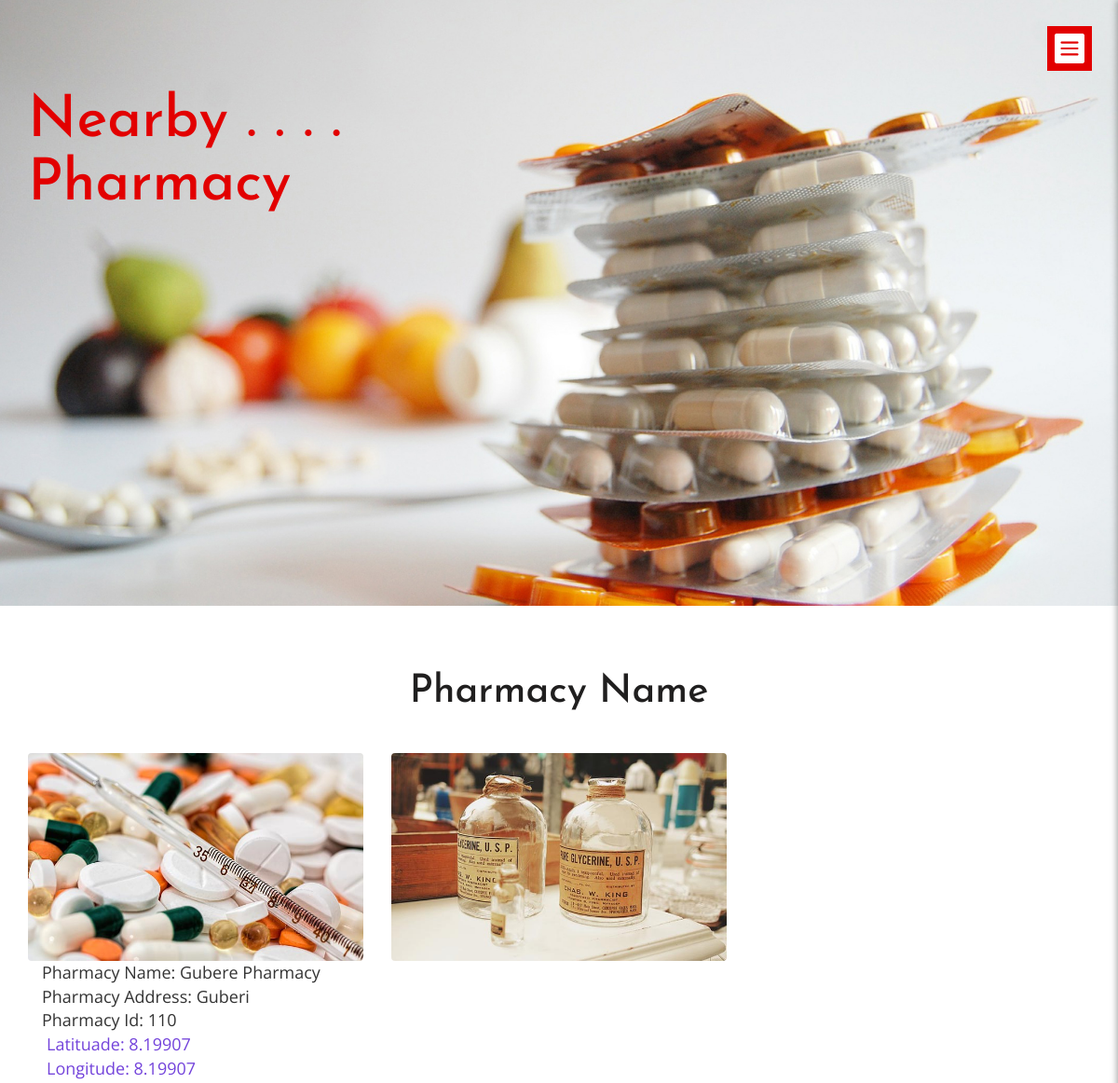
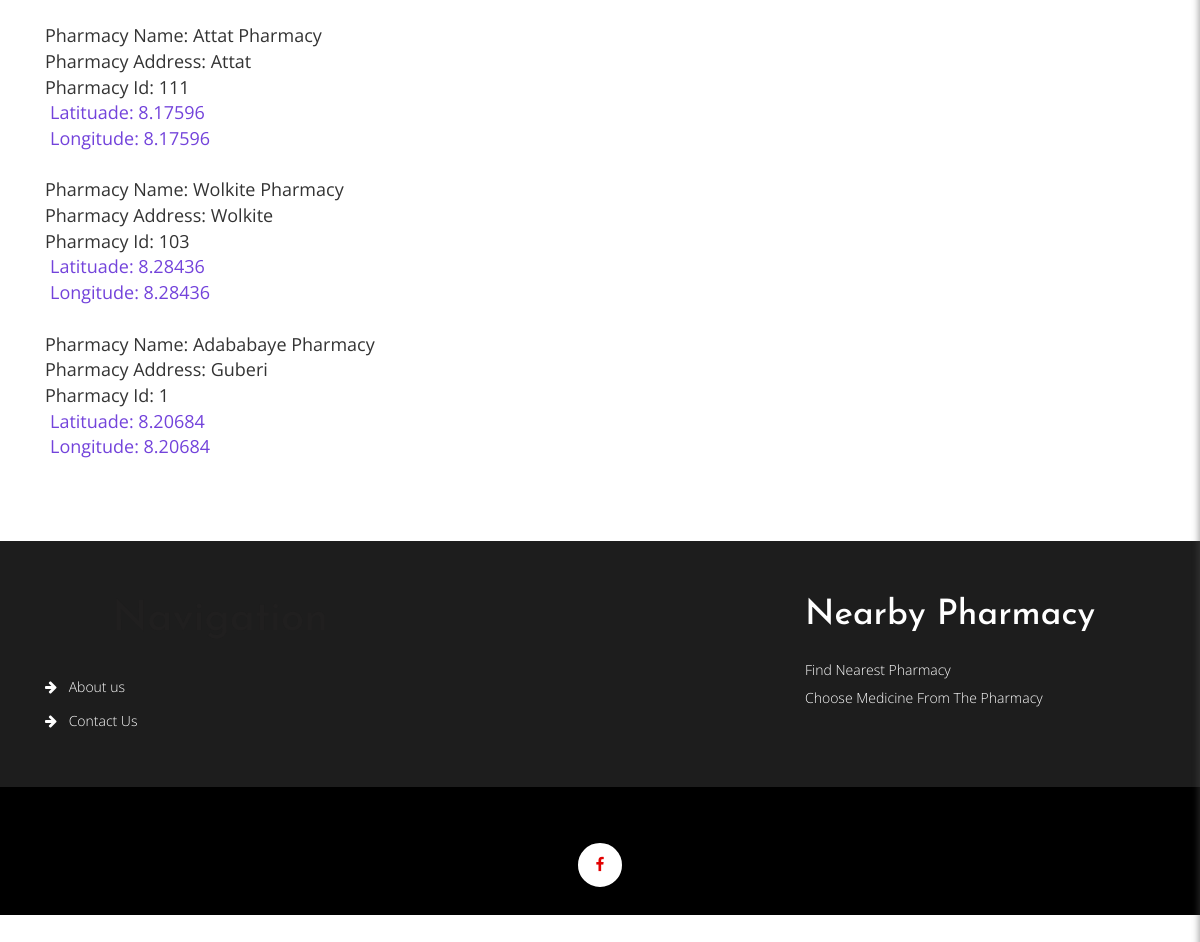
Page /pharmacy_name.php on the committed database (2 pictures, top to bottom).
### tables this page shows
CREATE TABLE `location` (
  `id` int(200) NOT NULL,
  `lat` float NOT NULL,
  `lon` float NOT NULL,
  `name` varchar(100) NOT NULL,
  `address` varchar(200) NOT NULL,
  `pharmacy_id` int(100) NOT NULL
);

### functions/functions.php (called while the page is built, shortened)
<?php
class Parts
{
    public function addHeader()
    {
	  require_once "includes/header.php";
    }
    public function addGallery(){
        require_once "includes/gallery.php";
    }
    public function addFooter2()
    {
        require_once "includes/footer2.php";
    }
}

### pharmacy_name.php (called while the page is built, shortened)
<?php
require_once "functions/functions.php";
$oParts = new Parts();
$oParts->addHeader();
$oParts->addGallery();

### includes/gallery.php (the view, shortened to what this page needs)
<div class="gallery">
	<div class="container">
		<h3>Pharmacy Name</h3>
		<div class="row gallery-info">
			<div class="col-sm-4 col-md-4 gallery-grids ">
				<div class="thumbnail moments-bottom">
					<a href="images/img7.jpg" title="">
						<img src="images/img7.jpg" class="img-responsive zoom-img " alt="">
					</a>
				</div>
		    <div class="col-container">
               <div class="col">
               <?php
			  $jsn = json_decode(fetchNotice1());
			  ?>
			</div> </div>
               <?php
			  function fetchNotice1(){
			    $conn = new mysqli("localhost", "root", "", "pharmacy");
			    foreach($conn->query('SELECT * from location') as $row){
			    echo "<div style='font-size:18px;'>";
	            echo "<div style='margin-left:15px;'> Pharmacy Name: ".$row['name']."</div>";
	            echo "<div style='margin-left:15px;'> Pharmacy Address: ".$row['address']."</div>";
	            echo "<div style='margin-left:15px;'> Pharmacy Id: ".$row['pharmacy_id']."</div>";
	            echo "<div style='color:#7343db;margin-left:20px;'> Latituade: ".$row['lat']."</div>";
	            echo "<div style='color:#7343db;margin-left:20px;'> Longitude: ".$row['lat']."</div>";  	 echo "<br></div>";
                    }
                     echo "<br>";
                }?>
			</div>
			<div class="col-sm-4 col-md-4 gallery-grids">
				<div class="thumbnail moments-bottom">
					<a href="images/img9.jpg" title="" class="moments-bottom">
						<img src="images/img9.jpg" class="img-responsive zoom-img " alt="">
					</a>
				</div>
		</div>
	</div>
</div>

### assets/css/style.css (style rules this page uses)
body { margin:0; font-family: 'Open Sans', sans-serif; }
body a { transition: 0.5s all ease; -webkit-transition: 0.5s all ease; -moz-transition: 0.5s all ease; -o-transition: 0.5s all ease; -ms-transition: 0.5s all ease; }
h1,h2,h3,h4,h5,h6 { margin:0; font-family: 'Josefin Sans', sans-serif; }
.gallery { padding: 5em 0; }
.gallery-grids .thumbnail { border: none; padding: 0; margin:0; overflow: hidden; }
.gallery-grids .thumbnail a { display: block; }
.gallery-grids { margin-bottom: 2.5em; }
.gallery h3 { font-size: 3em; text-align: center; color: #201F1F; }
.gallery-info { margin-top: 3em; }
img.zoom-img { transform: scale(1, 1); -webkit-transform: scale(1, 1); -moz-transform: scale(1, 1); -ms-transform: scale(1, 1); -o-transform: scale(1, 1); transition-timing-function: ease-out; -webkit-transition-timing-function: ease-out; -moz-transition-timing-function: ease-out; -ms-transition-timing-function: ease-out; -o-transition-timing-function: ease-out; -webkit-transition-duration: .5s; -moz-transition-duration: .5s; -ms-transition-duration: .5s; -o-transition-duration: .5s; }

### assets/css/component.css (style rules this page uses)
.cbp-spmenu-push { overflow-x: hidden; position: relative; left: 0; }
.cbp-spmenu, .cbp-spmenu-push { -webkit-transition: all 0.3s ease; -moz-transition: all 0.3s ease; transition: all 0.3s ease; }

### rows in the picture
location: name "Gubere Pharmacy", address "Guberi", pharmacy "110", lat "8.19907"
location: name "Attat Pharmacy", address "Attat", pharmacy "111", lat "8.17596"
location: name "Wolkite Pharmacy", address "Wolkite", pharmacy "103", lat "8.28436"
location: name "Adababaye Pharmacy", address "Guberi", pharmacy "1", lat "8.20684"
